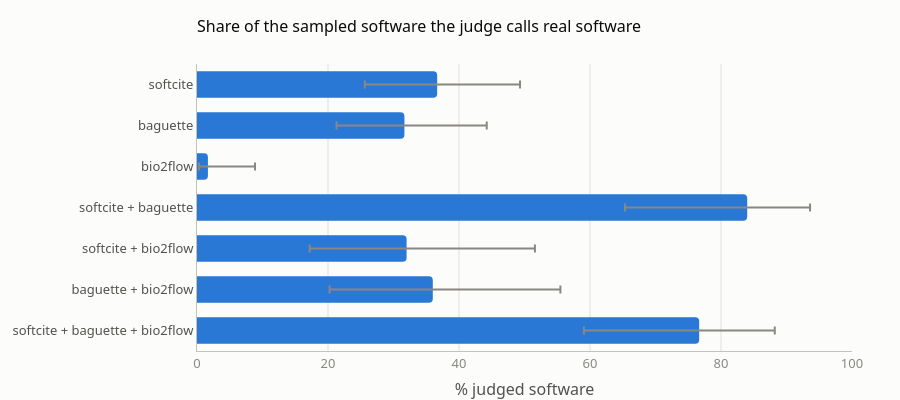

Write notebook code for a chart like this one.
### Code cell
if JUDGMENTS.exists():
    rows = []
    for region in REGIONS:
        g = judged[judged["region"] == region]
        k, n = int(g["is_software"].sum()), len(g)
        lo, hi = wilson(k, n)
        rows.append({"region": region, "judged": n, "software": k, "share": k / n if n else float("nan"), "low": lo, "high": hi})
    judge_share = pd.DataFrame(rows).set_index("region")

    fig = go.Figure(go.Bar(
        x=judge_share["share"][::-1] * 100, y=[r.replace("+", " + ") for r in REGIONS[::-1]], orientation="h",
        marker_color=STYLE["series"][0],
        error_x=dict(type="data", symmetric=False, color=STYLE["muted"],
                     array=(judge_share["high"] - judge_share["share"])[::-1] * 100,
                     arrayminus=(judge_share["share"] - judge_share["low"])[::-1] * 100),
        customdata=judge_share[["software", "judged"]][::-1].values,
        hovertemplate="<b>%{y}</b><br>%{x:.0f}% software (%{customdata[0]} of %{customdata[1]})<extra></extra>"))
    fig.update_layout(title="Share of the sampled software the judge calls real software", xaxis_title="% judged software",
                      xaxis_range=[0, 100], height=400)
    fig.update_yaxes(showgrid=False, tickfont=dict(color=STYLE["ink2"]))
    fig.show()
    display(judge_share.round(2))

### Figure 1 — Plotly figure (JSON) as saved in the notebook; plotly's stock layout.template omitted (floating-point values rounded to 4 significant figures)
{"data": [{"customdata": [[23, 30], [9, 25], [8, 25], [21, 25], [1, 60], [19, 60], [22, 60]], "error_x": {"array": [11.54, 19.48, 19.59, 9.597, 7.189, 12.57, 12.65], "arrayminus": [17.6, 15.75, 14.8, 18.65, 1.372, 10.36, 11.05], "color": "#898781", "symmetric": false, "type": "data"}, "hovertemplate": "<b>%{y}</b><br>%{x:.0f}% software (%{customdata[0]} of %{customdata[1]})<extra></extra>", "marker": {"color": "#2a78d6"}, "orientation": "h", "type": "bar", "x": [76.67, 36.0, 32.0, 84.0, 1.667, 31.67, 36.67], "y": ["softcite + baguette + bio2flow", "baguette + bio2flow", "softcite + bio2flow", "softcite + baguette", "bio2flow", "baguette", "softcite"]}], "layout": {"height": 400, "title": {"text": "Share of the sampled software the judge calls real software"}, "xaxis": {"range": [0, 100], "title": {"text": "% judged software"}}, "yaxis": {"showgrid": false, "tickfont": {"color": "#52514e"}}}}
